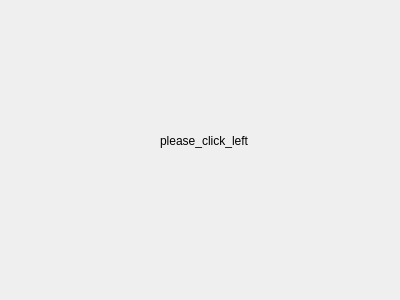
<?xml version="1.0" encoding="UTF-8"?>
<ui version="4.0">
 <class>Form</class>
 <widget class="QWidget" name="Form">
  <property name="geometry">
   <rect>
    <x>0</x>
    <y>0</y>
    <width>400</width>
    <height>300</height>
   </rect>
  </property>
  <property name="windowTitle">
   <string>Form</string>
  </property>
  <widget class="QLabel" name="label">
   <property name="enabled">
    <bool>true</bool>
   </property>
   <property name="geometry">
    <rect>
     <x>160</x>
     <y>130</y>
     <width>91</width>
     <height>21</height>
    </rect>
   </property>
   <property name="text">
    <string>please_click_left</string>
   </property>
  </widget>
 </widget>
 <resources/>
 <connections/>
</ui>
